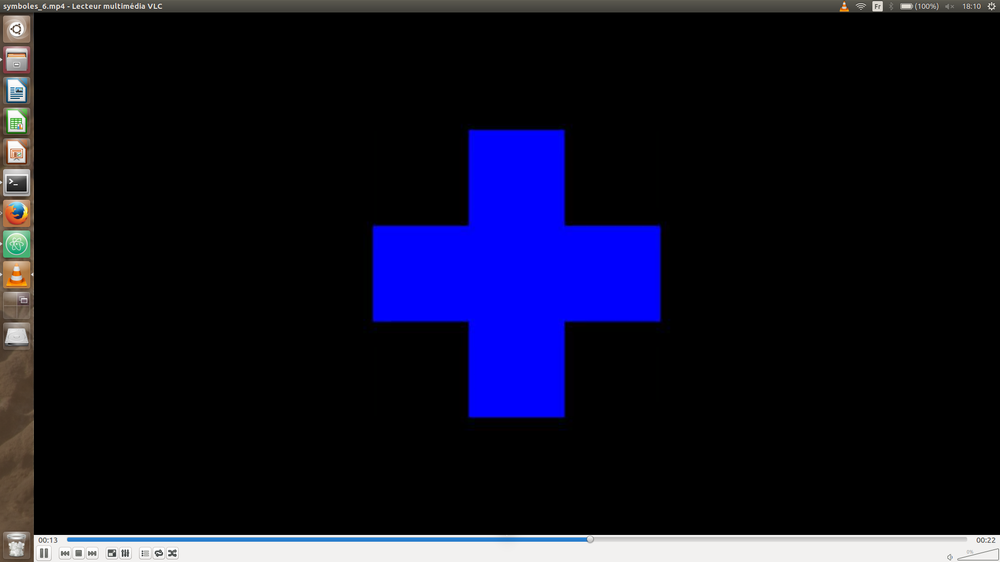
//> input picture LearningDataBase/Brut/+.png, 1000 x 562 px, shrunk from 1920 x 1080 before the run
$ ./photo_Laplace ../../LearningDataBase/Brut/+.png   (built with g++ and OpenCV 4)
//> lines starting //> are read from the running program, lines starting //| are printed output that depends on the picture; after the words box and inside, x2 and y2 are one past the last pixel; in counts of white or black regions, pixels touching at a corner belong together
//> further down, frame is the input picture: 562 rows x 1000 cols, CV_8UC3; mean B, G, R 36.3, 16, 16.2
#include "opencv2/opencv.hpp"
#include <iostream>
#include <iomanip>
#include <stdlib.h>
#include <typeinfo>

using namespace std;
using namespace cv;

//fonction de detection de contours par un kernel de laplace
void detecte_edges_laplace(Mat & img) {
	Mat ep2, ep3;

	//definition du paramettre du filtre de laplace
	int ddepth = CV_8U, ksize = 3;
	double scale = 0.1, delta = 0;

	//couleur en niveaux de gris
	cvtColor(img,img,COLOR_BGR2GRAY);
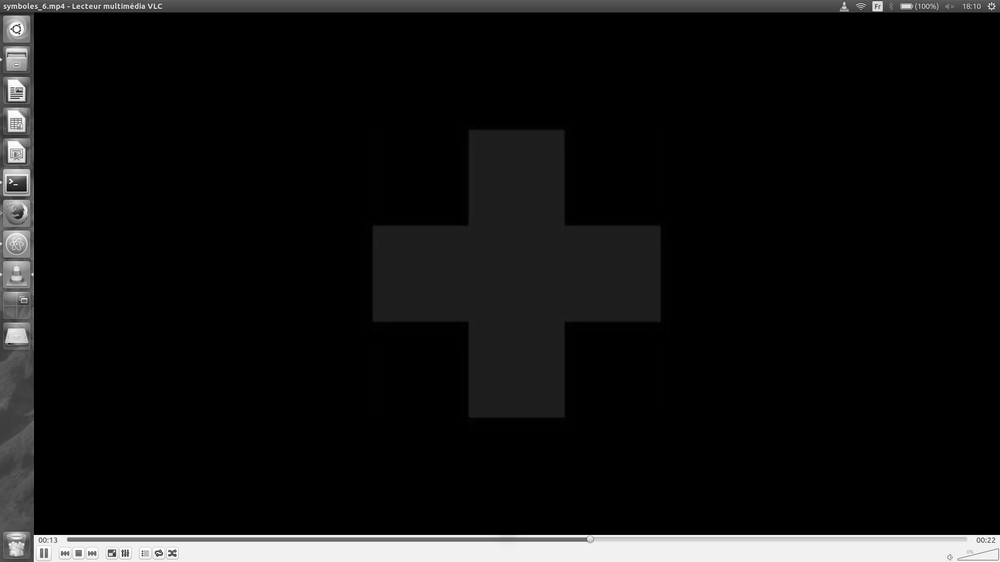
//> img: 562 rows x 1000 cols, CV_8UC1; min 0, max 255, mean 18.3

	double minVal, maxVal;

	//reduction du bruit par plusieus filtre gaussien
	GaussianBlur(img,img, Size(7,7), 1, 1);
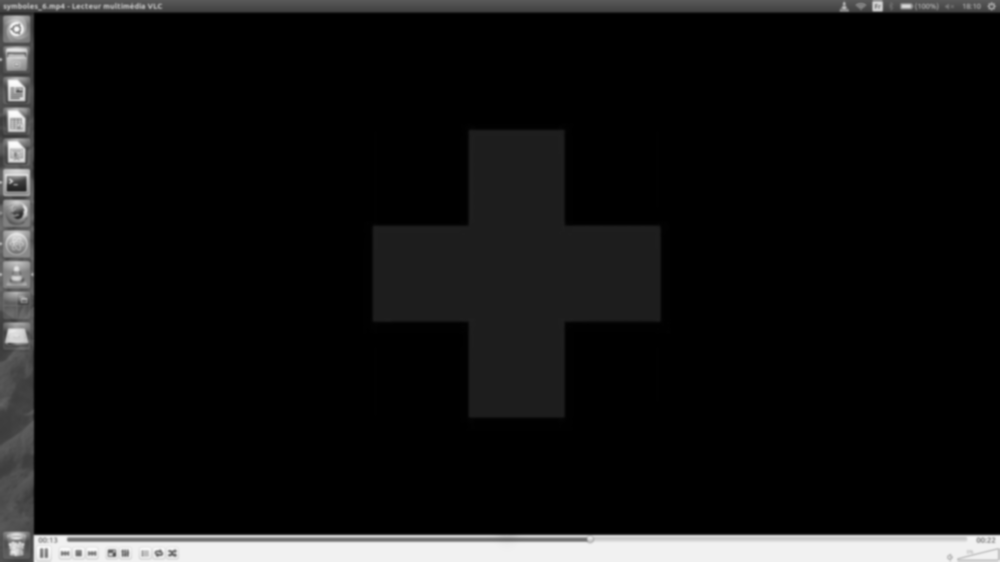
//> img: 562 rows x 1000 cols, CV_8UC1; 8.14% of pixels changed, all inside (x1, y1, x2, y2) = (0, 0, 1000, 562)
	GaussianBlur(img,img, Size(7,7), 1, 1);
	GaussianBlur(img,img, Size(7,7), 1, 1);
//> img: 562 rows x 1000 cols, CV_8UC1; min 0, max 247, mean 18.3

	//filtre de laplace
	Laplacian(img, ep2, ddepth, ksize, scale, delta, BORDER_DEFAULT );
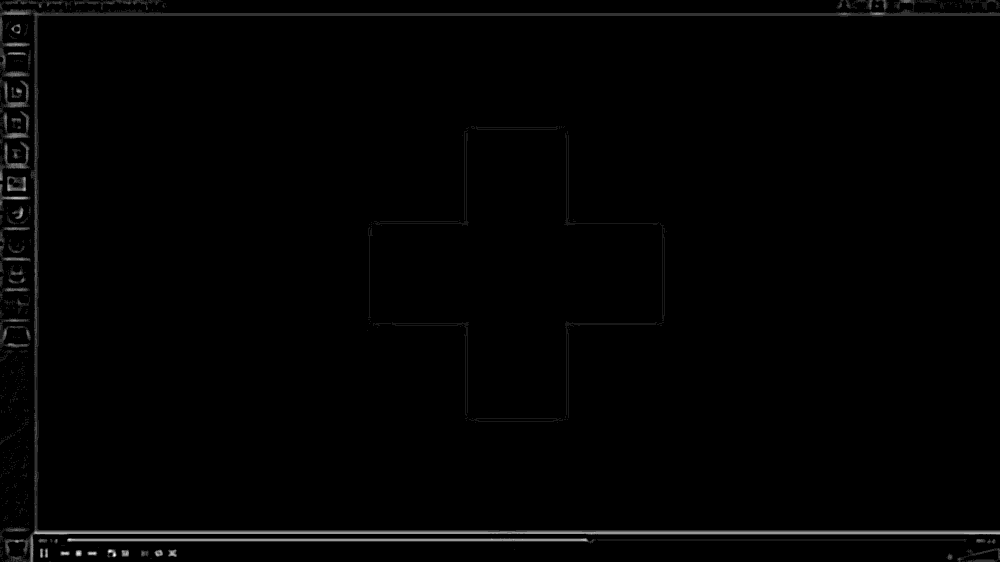
//> ep2: 562 rows x 1000 cols, CV_8UC1; min 0, max 10, mean 0.098; drawn with min black and max white

	//normalisation de l'image
	minMaxLoc(ep2, &minVal, &maxVal); //find minimum and maximum intensities
//> minVal = 0; maxVal = 10
	ep2.convertTo(ep3, CV_8U, 255.0/(maxVal - minVal), -minVal * 255.0/(maxVal - minVal));

	//réduction du bruit de detection
	for(int i = 0; i < 2; i++){
		medianBlur(ep3,ep3, 3);
	}

	//un seuil adaptatif pour souligné les contours
	adaptiveThreshold(ep3, img, 255, ADAPTIVE_THRESH_MEAN_C, THRESH_BINARY, 7, 0);
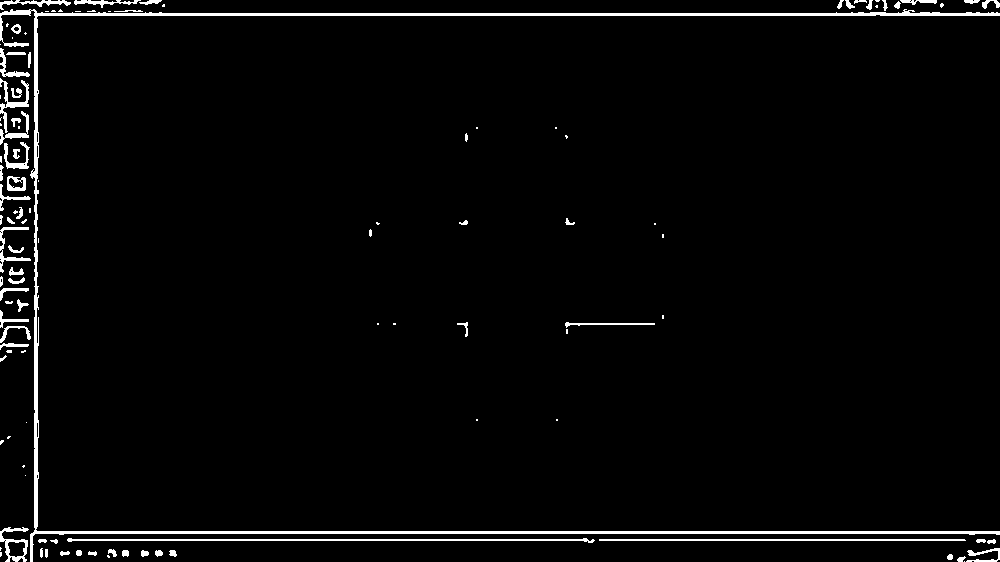
//> img: 562 rows x 1000 cols, CV_8UC1; 2.8% white; 115 white regions (47 under 20 px), largest, box (x1, y1, x2, y2) and area: (0, 9, 1000, 562) 8216, (67, 538, 595, 543) 1075, (599, 539, 966, 541) 733
}

int main(int narg, char *argv[]) {

    Mat frame ;
    cout << "on filme" << endl;

    frame = imread(argv[1], CV_LOAD_IMAGE_COLOR );
    if(! frame.data )                              // Check for invalid input
    {
        cout <<  "Could not open or find the image" << std::endl ;
        return -1;
    }

		//afficher la photo initiale
		imshow("initiale", frame);

		//detections de contours
		detecte_edges_laplace(frame);

    for(;;) {

			//afficher la détéction de contours
			imshow("after", frame);

        if(waitKey(10) >= 0) break;
//> the Esc key is pressed
    }
    cout << "that's all folk" << endl;

    // the camera will be deinitialized automatically in VideoCapture destructor
    return 0;
}

$ run again, on LearningDataBase/Brut/1.png
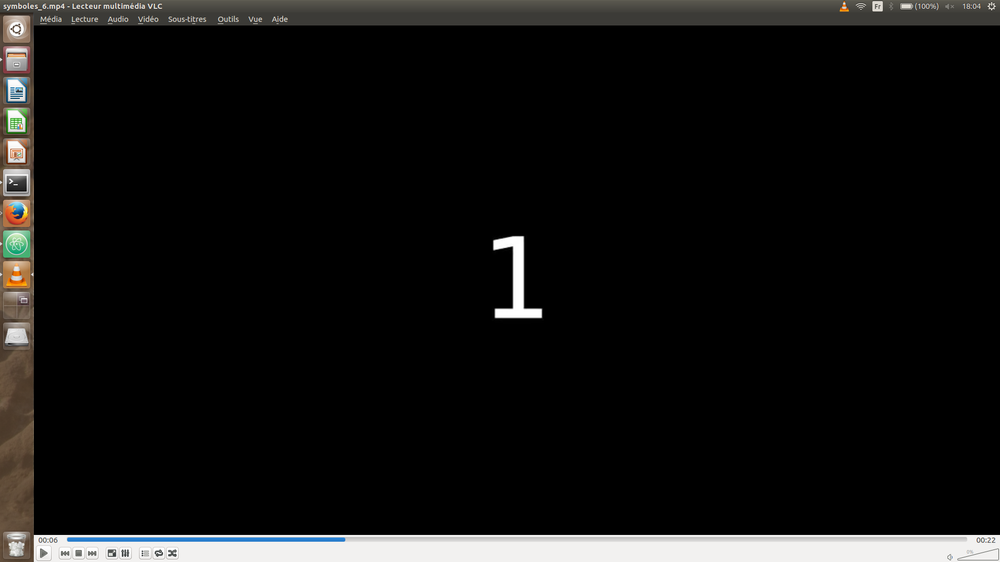
//> input picture LearningDataBase/Brut/1.png, 1000 x 562 px, shrunk from 1920 x 1080 before the run
//> frame is the input picture: 562 rows x 1000 cols, CV_8UC3; mean B, G, R 17.4, 18.1, 18.5
//> in detecte_edges_laplace, `Laplacian(img, ep2, ddepth, ksize, scale, delta, BORDER_DEFAULT );`:
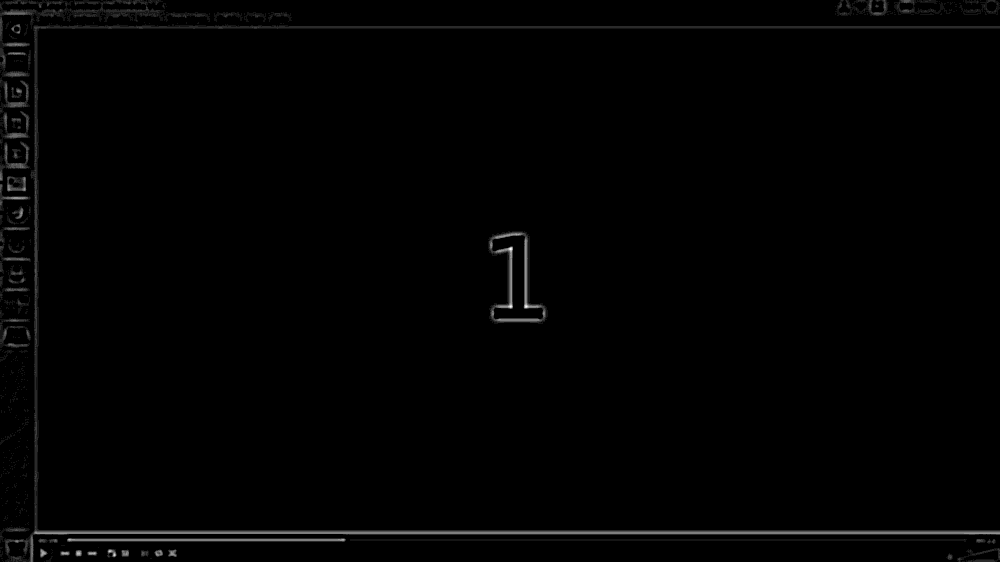
//> ep2: 562 rows x 1000 cols, CV_8UC1; min 0, max 12, mean 0.103; drawn with min black and max white
//> minVal = 0; maxVal = 12
//> in detecte_edges_laplace, `adaptiveThreshold(ep3, img, 255, ADAPTIVE_THRESH_MEAN_C, THRESH_BINARY..`:
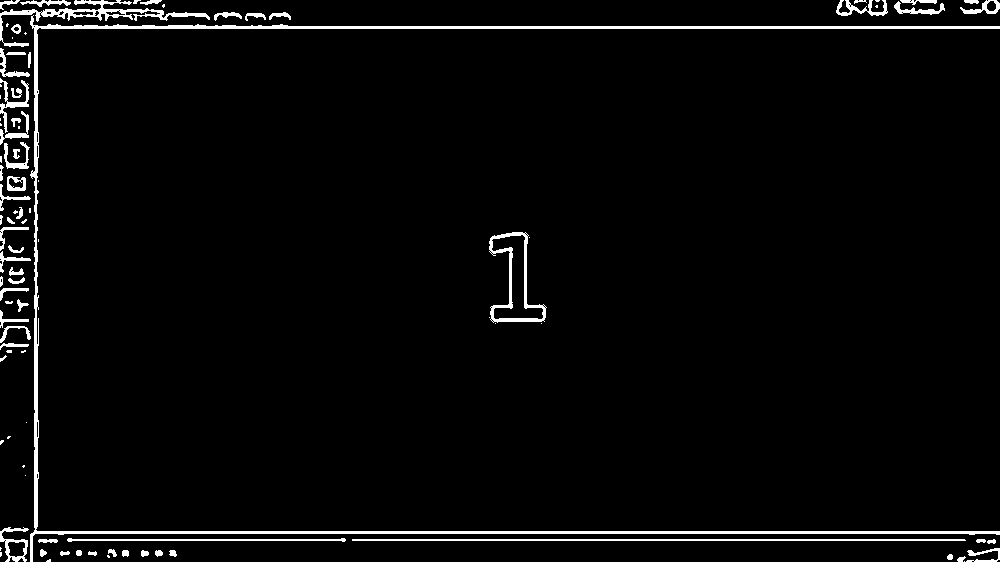
//> img: 562 rows x 1000 cols, CV_8UC1; 3.2% white; 96 white regions (34 under 20 px), largest, box (x1, y1, x2, y2) and area: (30, 15, 1000, 562) 7937, (0, 0, 210, 47) 1433, (352, 539, 966, 541) 1227
